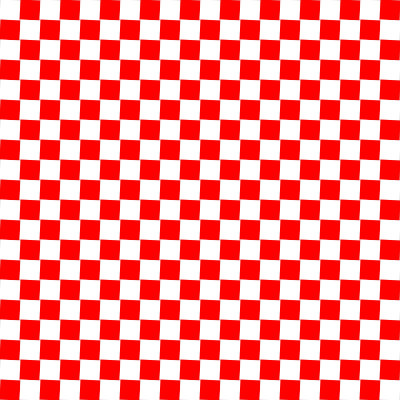
Frame 1 (no input)
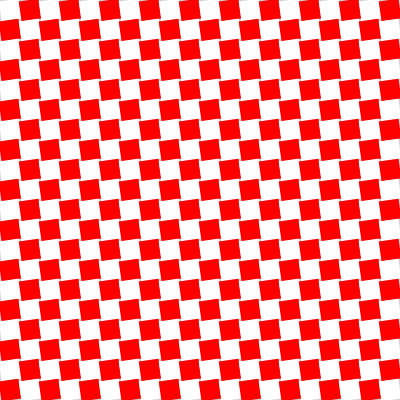
Frame 60 (the mouse pressed at the canvas centre just before this capture)
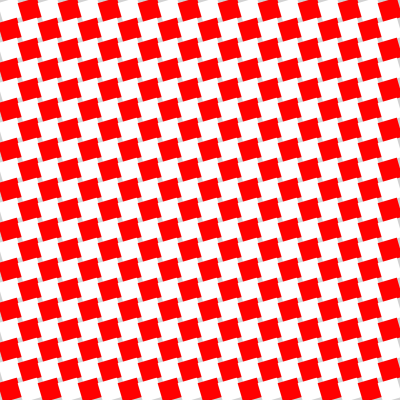
Frame 120 (the mouse held since frame 60 and released just before this capture)

The Processing sketch that drew these frames (run headless with seeded random() and noise(); from frame 60 on, the mouse is pressed at the canvas centre):

// Processing sketch: sketch_230523e_for_casilleros_alternados_variante
// ── sketch_230523e_for_casilleros_alternados_variante.pde
int cant; //variable para la cantidad de modulos
float mod; //variable para guardar la medida de cada modulo
void setup() {

  //tamaño de la ventana
  size(400, 400);
  cant = 20; //asigno un valor a la variable cantidad
  mod = (float)width/cant; //calculo el tamaño y lo guardo en la varible (divido el ancho de la ventana en la cantidad)
}
void draw() {
  background(210);
  for ( int a=0; a<cant; a++ ) { //for para recorrer una dimension
    for ( int b=0; b<cant; b++ ) { //for para recorrer otra dimension
      if ( (a+b)%2 == 0 ) { //si la suma de los indices es par
        fill(255);
      } else {
        fill(255, 0, 0);
      }
      //dibuja el rectangulo
      //la ubicacion de cada cuadrado será el cálculo correspondiente
      //al indice de cada dimension (a y b)
      //el calculo es el índice por el tamaño de del modulo.
      push();
      translate(a*mod+mod/2, b*mod+mod/2);
      rotate(frameCount*.05);
      rectMode(CENTER);
      noStroke();
      rect(0, 0, mod, mod);

      pop();
    }
  }
}
